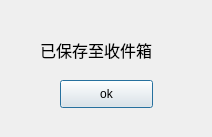
<?xml version="1.0" encoding="UTF-8"?>
<ui version="4.0">
 <class>ZreceiveboxAlert</class>
 <widget class="QDialog" name="ZreceiveboxAlert">
  <property name="geometry">
   <rect>
    <x>0</x>
    <y>0</y>
    <width>212</width>
    <height>137</height>
   </rect>
  </property>
  <property name="windowTitle">
   <string>Dialog</string>
  </property>
  <widget class="QLabel" name="label">
   <property name="geometry">
    <rect>
     <x>40</x>
     <y>30</y>
     <width>141</width>
     <height>41</height>
    </rect>
   </property>
   <property name="text">
    <string>&lt;html&gt;&lt;head/&gt;&lt;body&gt;&lt;p&gt;&lt;span style=&quot; font-size:12pt;&quot;&gt;已保存至收件箱&lt;/span&gt;&lt;/p&gt;&lt;/body&gt;&lt;/html&gt;</string>
   </property>
  </widget>
  <widget class="QPushButton" name="pushButton">
   <property name="geometry">
    <rect>
     <x>60</x>
     <y>80</y>
     <width>93</width>
     <height>28</height>
    </rect>
   </property>
   <property name="text">
    <string>ok</string>
   </property>
  </widget>
 </widget>
 <resources/>
 <connections/>
</ui>
